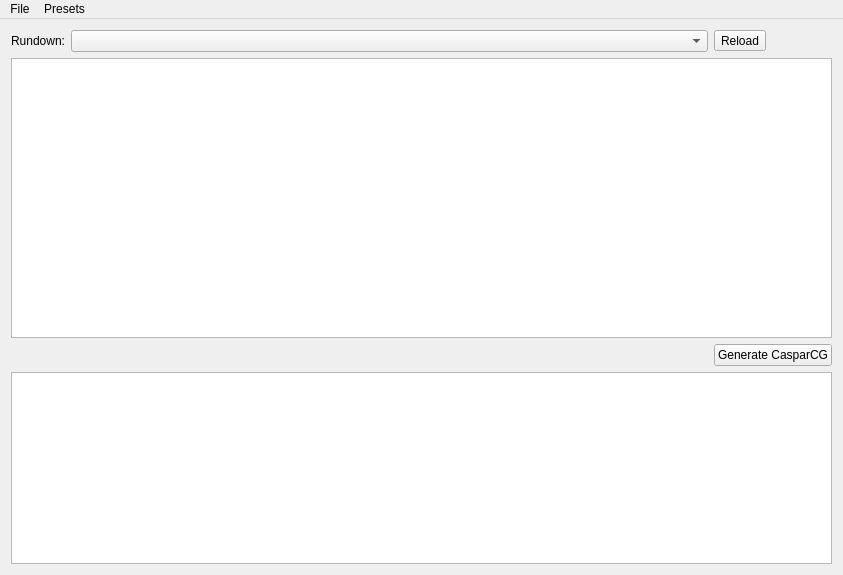
<?xml version="1.0" encoding="UTF-8"?>
<ui version="4.0">
 <class>MainWindow</class>
 <widget class="QMainWindow" name="MainWindow">
  <property name="geometry">
   <rect>
    <x>0</x>
    <y>0</y>
    <width>843</width>
    <height>575</height>
   </rect>
  </property>
  <property name="windowTitle">
   <string>RCExportCG</string>
  </property>
  <widget class="QWidget" name="centralWidget">
   <layout class="QGridLayout" name="gridLayout">
    <item row="0" column="1">
     <widget class="QComboBox" name="rundownCombo">
      <property name="sizePolicy">
       <sizepolicy hsizetype="Preferred" vsizetype="Fixed">
        <horstretch>1</horstretch>
        <verstretch>0</verstretch>
       </sizepolicy>
      </property>
     </widget>
    </item>
    <item row="3" column="2">
     <widget class="QPushButton" name="generateButton">
      <property name="text">
       <string>Generate CasparCG</string>
      </property>
     </widget>
    </item>
    <item row="0" column="0">
     <widget class="QLabel" name="label">
      <property name="text">
       <string>Rundown:</string>
      </property>
     </widget>
    </item>
    <item row="0" column="2">
     <widget class="QToolButton" name="rundownReloadButton">
      <property name="toolTip">
       <string>Reload</string>
      </property>
      <property name="text">
       <string>Reload</string>
      </property>
     </widget>
    </item>
    <item row="1" column="0" colspan="3">
     <widget class="QTreeView" name="rundownRowView">
      <property name="sizePolicy">
       <sizepolicy hsizetype="Expanding" vsizetype="Expanding">
        <horstretch>0</horstretch>
        <verstretch>10</verstretch>
       </sizepolicy>
      </property>
      <property name="alternatingRowColors">
       <bool>true</bool>
      </property>
     </widget>
    </item>
    <item row="4" column="0" colspan="3">
     <widget class="QTreeView" name="logView">
      <property name="alternatingRowColors">
       <bool>true</bool>
      </property>
      <property name="rootIsDecorated">
       <bool>false</bool>
      </property>
      <property name="itemsExpandable">
       <bool>false</bool>
      </property>
      <property name="allColumnsShowFocus">
       <bool>true</bool>
      </property>
      <property name="wordWrap">
       <bool>true</bool>
      </property>
      <property name="expandsOnDoubleClick">
       <bool>false</bool>
      </property>
     </widget>
    </item>
   </layout>
  </widget>
  <widget class="QMenuBar" name="menuBar">
   <property name="geometry">
    <rect>
     <x>0</x>
     <y>0</y>
     <width>843</width>
     <height>20</height>
    </rect>
   </property>
   <widget class="QMenu" name="menuFile">
    <property name="title">
     <string>File</string>
    </property>
    <addaction name="actionSettings"/>
    <addaction name="actionQuit"/>
   </widget>
   <widget class="QMenu" name="menuPresets">
    <property name="title">
     <string>Presets</string>
    </property>
    <addaction name="actionReload"/>
   </widget>
   <addaction name="menuFile"/>
   <addaction name="menuPresets"/>
  </widget>
  <action name="actionSettings">
   <property name="text">
    <string>Settings...</string>
   </property>
  </action>
  <action name="actionQuit">
   <property name="text">
    <string>Quit</string>
   </property>
   <property name="shortcut">
    <string>Ctrl+Q</string>
   </property>
  </action>
  <action name="actionReload">
   <property name="text">
    <string>Reload</string>
   </property>
   <property name="shortcut">
    <string>Ctrl+R</string>
   </property>
  </action>
  <action name="actionOpen_Presets_Folder">
   <property name="text">
    <string>Open Presets Folder</string>
   </property>
  </action>
 </widget>
 <layoutdefault spacing="6" margin="11"/>
 <resources/>
 <connections/>
</ui>
